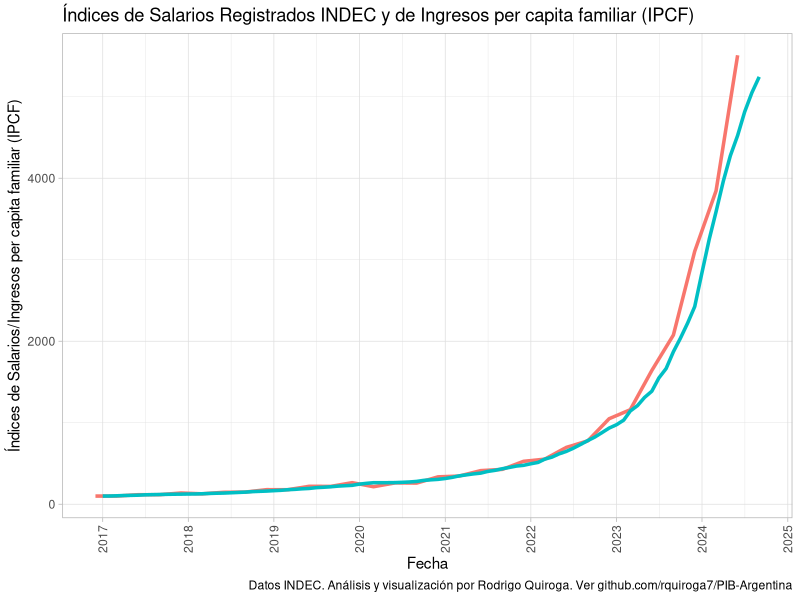
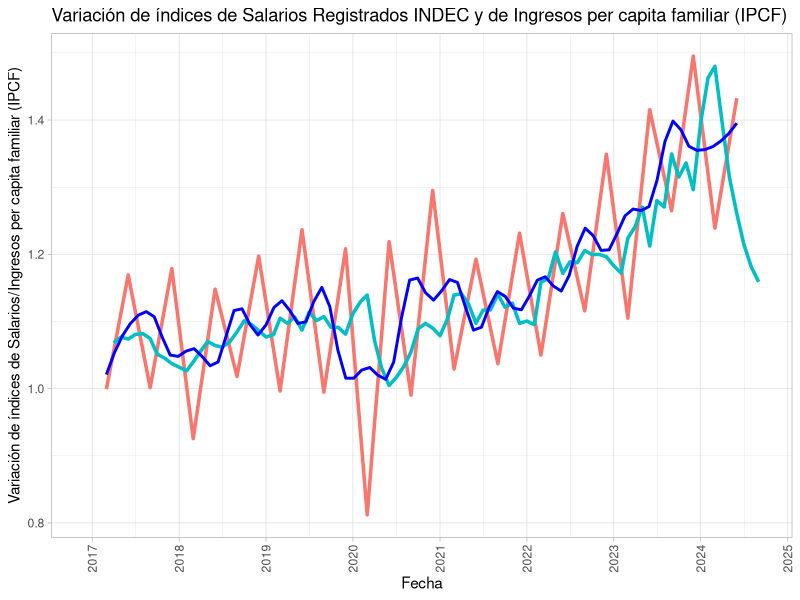
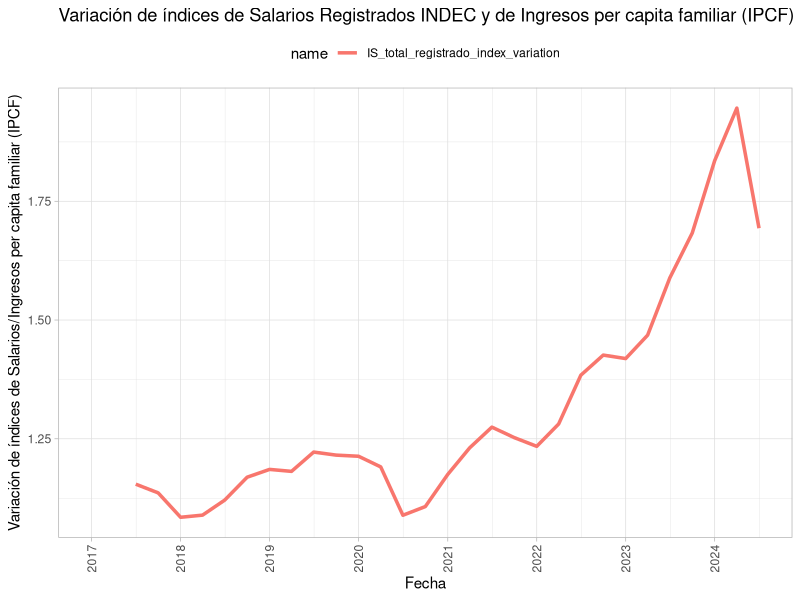
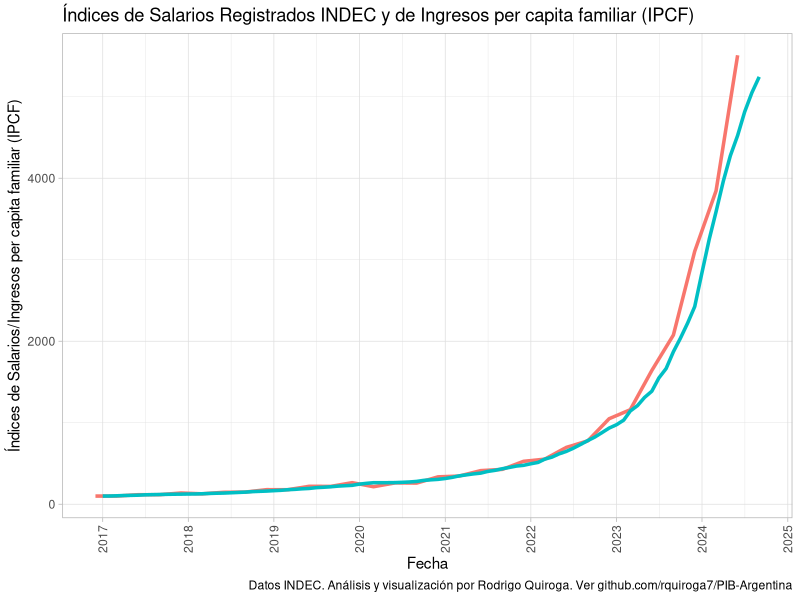

The R source for these figures, in order:
# Cargar las bibliotecas necesarias
library(tidyverse)
library(scales)
library(ggplot2)
library(zoo)
library(lubridate)

# Leer el archivo CSV EPH
ing <- read_csv("IPCF2.csv")
sal <- read_csv("indice_salarios.csv")
sal$fecha<-as.Date(sal$periodo,format="%d/%m/%Y")
# Correct the date calculation
ing$fecha <- as.Date(paste0(ing$Year, "-", (ing$Quarter * 3) - 2, "-01"), format="%Y-%m-%d")
ing$fecha <- ing$fecha %m+% months(-1)

# Unir los dos conjuntos de datos
data <- merge(ing, sal, by = "fecha", all = TRUE) %>% select(-c(Year, Quarter, periodo))

#mutate a new IPCF_index column, which is the IPCF index divided by the first non-NA IPCF value and multiplied by 100
data <- data %>%
    mutate(IPCF_index = IPCF / first(na.omit(IPCF)) * 100)

#Now re-index the IS_total_registrado column by the 
data <- data %>% 
    mutate(IS_total_registrado_index = IS_total_registrado / first(na.omit(IS_total_registrado)) * 100)

# Pivot to long format
data_long <- data %>%
  pivot_longer(cols = -c(fecha), names_to = "name", values_to = "value")

#Now plot evolution of IPCF_index and IS_total_registrado_index
data_long %>%
  filter((name == "IPCF_index" & !is.na(value)) | name == "IS_total_registrado_index") %>%
  ggplot(aes(x = fecha, y = value, color = name)) +
  geom_line(size=1.2) +
  ylab("Índices de Salarios/Ingresos per capita familiar (IPCF)") +
  xlab("Fecha") +
  ggtitle("Índices de Salarios Registrados INDEC y de Ingresos per capita familiar (IPCF)") +
  theme_light() +
  scale_y_continuous() +
  scale_x_date(date_breaks = "1 year", date_labels = "%Y") +
  theme(axis.text.x = element_text(angle = 90, hjust = 1, vjust = 0.5),
        legend.position = "none",
        strip.text = element_text(size = 12, face = "bold")) +
  labs(caption = "Datos INDEC. Análisis y visualización por Rodrigo Quiroga. Ver github.com/rquiroga7/PIB-Argentina")

ggsave("evolution.png", dpi = 300)


#Calculate variation of IPCF_index and IS_total_registrado_index compared to -3
data_variation<- data %>%
    mutate(IPCF_index_variation = IPCF_index / lag(IPCF_index, 3),
           IS_total_registrado_index_variation = IS_total_registrado_index / lag(IS_total_registrado_index, 3)) %>%
    select(fecha, IPCF_index_variation, IS_total_registrado_index_variation) %>%
    pivot_longer(cols = -c(fecha), names_to = "name", values_to = "value")

# Plot
data_variation %>%
  filter((name == "IPCF_index_variation" & !is.na(value)) | name == "IS_total_registrado_index_variation") %>%
  ggplot(aes(x = fecha, y = value, color = name)) +
  geom_line(size=1.2) +
  geom_smooth(data = data_variation %>% filter(name == "IPCF_index_variation" & !is.na(value)), 
              span =0.2, method = "loess", se = FALSE, color = "blue") +
  ylab("Variación de índices de Salarios/Ingresos per capita familiar (IPCF)") +
  xlab("Fecha") +
  ggtitle("Variación de índices de Salarios Registrados INDEC y de Ingresos per capita familiar (IPCF)") +
  theme_light() +
  scale_y_continuous() +
  scale_x_date(date_breaks = "1 year", date_labels = "%Y") +
  theme(axis.text.x = element_text(angle = 90, hjust = 1, vjust = 0.5),
        legend.position = "none",
        strip.text = element_text(size = 12, face = "bold")) 
  

#Calculate variation of IPCF_index and IS_total_registrado_index compared to -6
data_variation<- data %>%
    mutate(IPCF_index_variation = IPCF_index / lag(IPCF_index, 6),
           IS_total_registrado_index_variation = IS_total_registrado_index / lag(IS_total_registrado_index, 6)) %>%
    select(fecha, IPCF_index_variation, IS_total_registrado_index_variation) %>%
    pivot_longer(cols = -c(fecha), names_to = "name", values_to = "value")

# Plot
data_variation %>%
filter(month(fecha) %in% c(1,4,7,10)) %>%
  filter((name == "IPCF_index_variation" & !is.na(value)) | name == "IS_total_registrado_index_variation") %>%
  ggplot(aes(x = fecha, y = value, color = name)) +
  geom_line(size=1.2) +
  ylab("Variación de índices de Salarios/Ingresos per capita familiar (IPCF)") +
  xlab("Fecha") +
  ggtitle("Variación de índices de Salarios Registrados INDEC y de Ingresos per capita familiar (IPCF)") +
  theme_light() +
  scale_y_continuous() +
  scale_x_date(date_breaks = "1 year", date_labels = "%Y") +
  theme(axis.text.x = element_text(angle = 90, hjust = 1, vjust = 0.5),
        legend.position = "top",
        strip.text = element_text(size = 12, face = "bold")) 
  